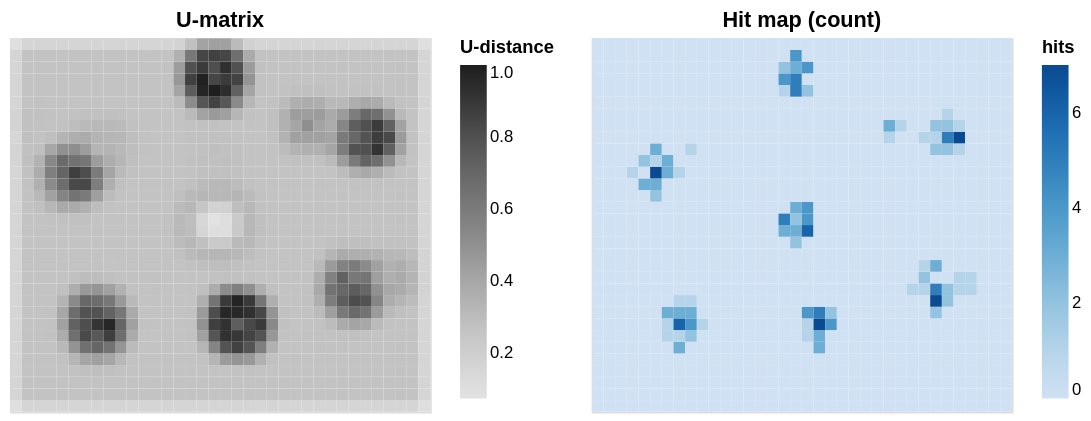

The notebook cell this image was saved under:
### Markdown cell above
## 4  Hit map

The hit map counts how many training samples map to each neuron (Best Matching Unit).
Neurons that attract many samples are cluster cores; empty neurons are either
boundaries or unexplored regions.

### Code cell
hits = som.hit_map(data_z)
print(f"Hit map shape     : {hits.shape}")
print(f"Total hits        : {int(hits.sum())}  (should equal n_samples={len(data_z)})")
print(f"Empty neurons     : {int((hits == 0).sum())} / {hits.size}")
print(f"Max hits per node : {int(hits.max())}")

u_chart = plot_grid_heatmap(u, "U-matrix", scheme="greys", value_name="U-distance")
p_chart = plot_grid_heatmap(hits, "Hit map (count)", scheme="blues", value_name="hits")

alt.hconcat(u_chart, p_chart).resolve_scale(color="independent")

### Figure 1 — Vega-Lite specification as saved in the notebook (floating-point values rounded to 4 significant figures; data arrays with more than 128 entries replaced by an {"elided": "..."} marker saying what was removed)
{"config": {"view": {"continuousWidth": 300, "continuousHeight": 300}}, "hconcat": [{"data": {"name": "data-b72c23054a86e72bbcaa60c77157a57b"}, "mark": {"type": "rect"}, "encoding": {"color": {"field": "U-distance", "legend": {"title": "U-distance"}, "scale": {"scheme": "greys"}, "type": "quantitative"}, "tooltip": [{"field": "col", "type": "quantitative"}, {"field": "row", "type": "quantitative"}, {"field": "U-distance", "format": ".4f", "type": "quantitative"}], "x": {"axis": null, "field": "col", "sort": null, "type": "ordinal"}, "y": {"axis": null, "field": "row", "sort": "descending", "type": "ordinal"}}, "height": {"step": 7.0}, "title": "U-matrix", "width": {"step": 7.0}}, {"data": {"name": "data-3556716073ee28eec8e27a4c99dccd95"}, "mark": {"type": "rect"}, "encoding": {"color": {"field": "hits", "legend": {"title": "hits"}, "scale": {"scheme": "blues"}, "type": "quantitative"}, "tooltip": [{"field": "col", "type": "quantitative"}, {"field": "row", "type": "quantitative"}, {"field": "hits", "format": ".4f", "type": "quantitative"}], "x": {"axis": null, "field": "col", "sort": null, "type": "ordinal"}, "y": {"axis": null, "field": "row", "sort": "descending", "type": "ordinal"}}, "height": {"step": 7.0}, "title": "Hit map (count)", "width": {"step": 7.0}}], "resolve": {"scale": {"color": "independent"}}, "$schema": "https://vega.github.io/schema/vega-lite/v6.4.1.json", "datasets": {"data-b72c23054a86e72bbcaa60c77157a57b": {"elided": "1152 records"}, "data-3556716073ee28eec8e27a4c99dccd95": {"elided": "1152 records"}}}
